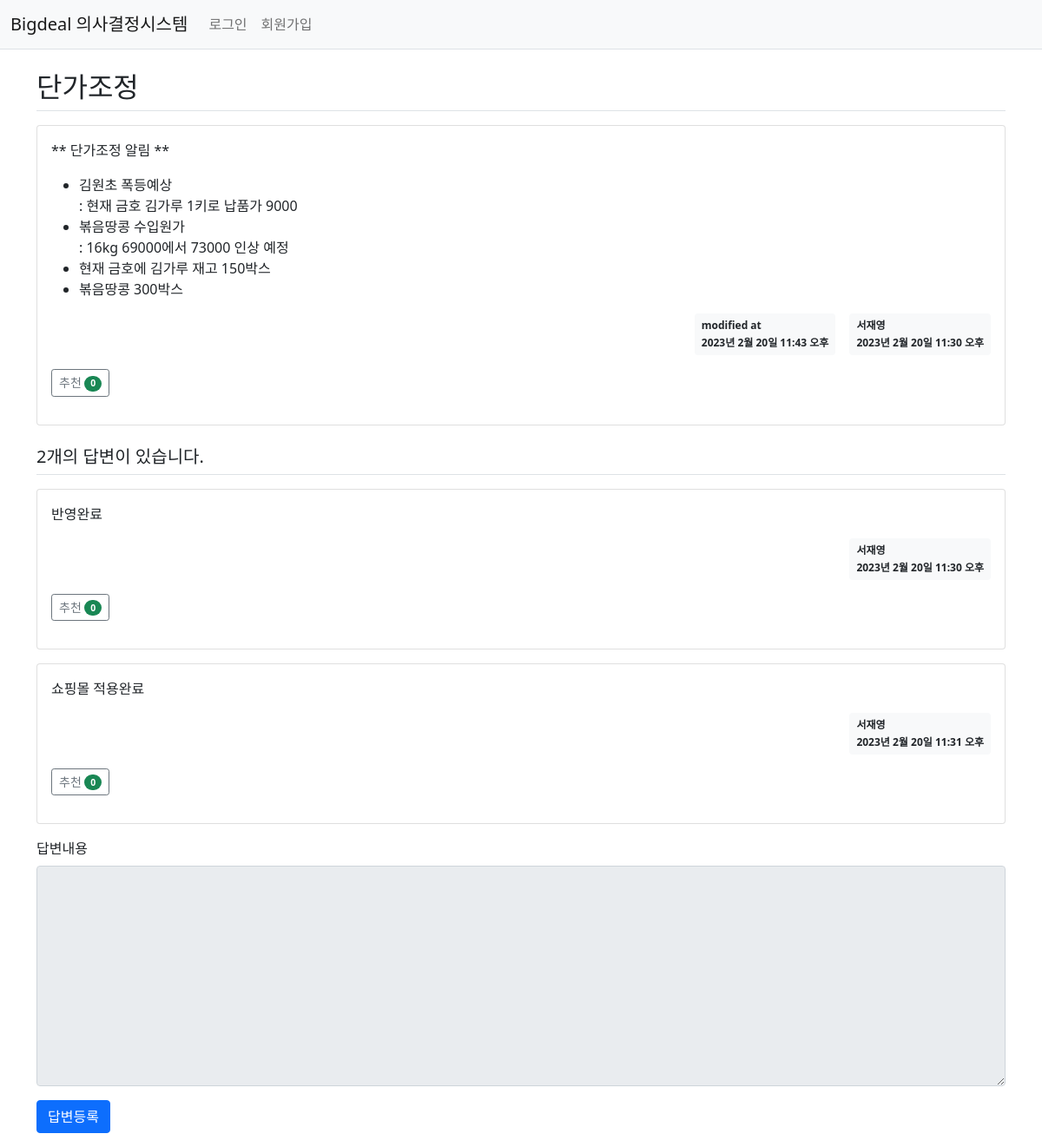
The page /bigdeal/3/ on the database its author committed.
### bigdeal/models.py (models this page shows, shortened)
class Question(models.Model):
    author = models.ForeignKey(User, on_delete=models.CASCADE, related_name='author_question')
    subject = models.CharField(max_length=200)
    content = models.TextField()
    create_date = models.DateTimeField()
    modify_date = models.DateTimeField(null=True, blank=True)
    voter = models.ManyToManyField(User, related_name='voter_question')

class Answer(models.Model):
    author = models.ForeignKey(User, on_delete=models.CASCADE, related_name='author_answer')
    question = models.ForeignKey(Question, on_delete=models.CASCADE)
    content = models.TextField()
    create_date = models.DateTimeField()
    modify_date = models.DateTimeField(null=True, blank=True)
    voter = models.ManyToManyField(User, related_name='voter_answer')

### bigdeal/views/base_views.py (the view)
# urls.py: path('<int:question_id>/', base_views.detail, name='detail'),
def detail(request, question_id):
    question = get_object_or_404(Question, pk=question_id)
    context = {'question': question}
    return render(request, 'bigdeal/question_detail.html', context)

### bigdeal/templatetags/bigdeal_filter.py (called while the page is built)
@register.filter()
def mark(value):
    extensions = ["nl2br", "fenced_code"]
    return mark_safe(markdown.markdown(value, extensions=extensions))

### templates/bigdeal/question_detail.html (shortened to what this page needs)
{% extends 'base.html' %}
{% load bigdeal_filter %}
{% block content %}
<div class="container my-3">
    <h2 class="border-bottom py-2">{{ question.subject }}</h2>
    <div class="card my-3">
        <div class="card-body">
            <div class="card-text">{{ question.content|mark }}</div>
            <div class="d-flex justify-content-end">
                {% if question.modify_date %}
                <div class="badge bg-light text-dark p-2 text-start mx-3">
                    <div class="mb-2">modified at</div>
                    <div>{{ question.modify_date }}</div>
                </div>
                {% endif %}
                <div class="badge bg-light text-dark p-2 text-start">
                    <div class="mb-2">{{ question.author.username }}</div>
                    <div>{{ question.create_date }}</div>
                </div>
            </div>
            <div class="my-3">
                <a href="javascript:void(0)" data-uri="{% url 'bigdeal:question_vote' question.id  %}"
                   class="recommend btn btn-sm btn-outline-secondary"> 추천
                    <span class="badge rounded-pill bg-success">{{question.voter.count}}</span>
                </a>
            </div>
        </div>
    </div>
    <h5 class="border-bottom my-3 py-2">{{question.answer_set.count}}개의 답변이 있습니다.</h5>
    {% for answer in question.answer_set.all %}
    <div class="card my-3">
        <div class="card-body">
            <div class="card-text">{{ answer.content|mark }}</div>
            <div class="d-flex justify-content-end">
                <div class="badge bg-light text-dark p-2 text-start">
                    <div class="mb-2">{{ answer.author.username }}</div>
                    <div>{{ answer.create_date }}</div>
                </div>
            </div>
            <div class="my-3">
                <a href="javascript:void(0)" data-uri="{% url 'bigdeal:answer_vote' answer.id  %}"
                   class="recommend btn btn-sm btn-outline-secondary"> 추천
                    <span class="badge rounded-pill bg-success">{{answer.voter.count}}</span>
                </a>
            </div>
        </div>
    </div>
    {% endfor %}
    <form action="{% url 'bigdeal:answer_create' question.id %}" method="post" class="my-3">
        <div class="mb-3">
            <label for="content" class="form-label">답변내용</label>
            <textarea {% if not user.is_authenticated %}disabled{% endif %}
                      name="content" id="content" class="form-control" rows="10"></textarea>
        </div>
        <input type="submit" value="답변등록" class="btn btn-primary">
    </form>
</div>
{% endblock %}

### templates/base.html (shortened to what this page needs)
{% load static %}
<!doctype html>
<html lang="ko">
<head>
    <link rel="stylesheet" type="text/css" href="{% static 'bootstrap.min.css' %}">
    <link rel="stylesheet" type="text/css" href="{% static 'style.css' %}">
</head>
<body>
{% include "navbar.html" %}
{% block content %}
{% endblock %}
</body>
</html>

### templates/navbar.html (shortened to what this page needs)
<nav class="navbar navbar-expand-lg navbar-light bg-light border-bottom">
    <div class="container-fluid">
        <a class="navbar-brand" href="{% url 'bigdeal:index' %}">Bigdeal 의사결정시스템</a>
        <div class="collapse navbar-collapse" id="navbarSupportedContent">
            <ul class="navbar-nav me-auto mb-2 mb-lg-0">
                <li class="nav-item">
                    {% if user.is_authenticated %}
                    <a class="nav-link" href="{% url 'common:logout' %}">{{ user.username }} (로그아웃)</a>
                    {% else %}
                    <a class="nav-link" href="{% url 'common:login' %}">로그인</a>
                    {% endif %}
                </li>
                <li>
                    {% if not user.is_authenticated %}
                    <a class="nav-link" href="{% url 'common:signup' %}">회원가입</a>
                    {% endif %}
                </li>
            </ul>
        </div>
    </div>
</nav>

### rows shown on the page
Question: subject "단가조정", content|mark "** 단가조정 알림 ** 김원초 폭등예상 : 현재 금호 김가루 1키로 납품가 9000 볶음땅콩 수입원가 : 16kg 69000에서 73000 인상 예정 현재 금호에 김가루 재고 150박스 볶음땅콩 300박스", modify_date "2023년 2월 20일 11:43 오후", author.username "서재영", create_date "2023년 2월 20일 11:30 오후", voter.count "0", answer_set.count "2"
Answer: content|mark "반영완료", author.username "서재영", create_date "2023년 2월 20일 11:30 오후", voter.count "0"
Answer: content|mark "쇼핑몰 적용완료", author.username "서재영", create_date "2023년 2월 20일 11:31 오후", voter.count "0"
